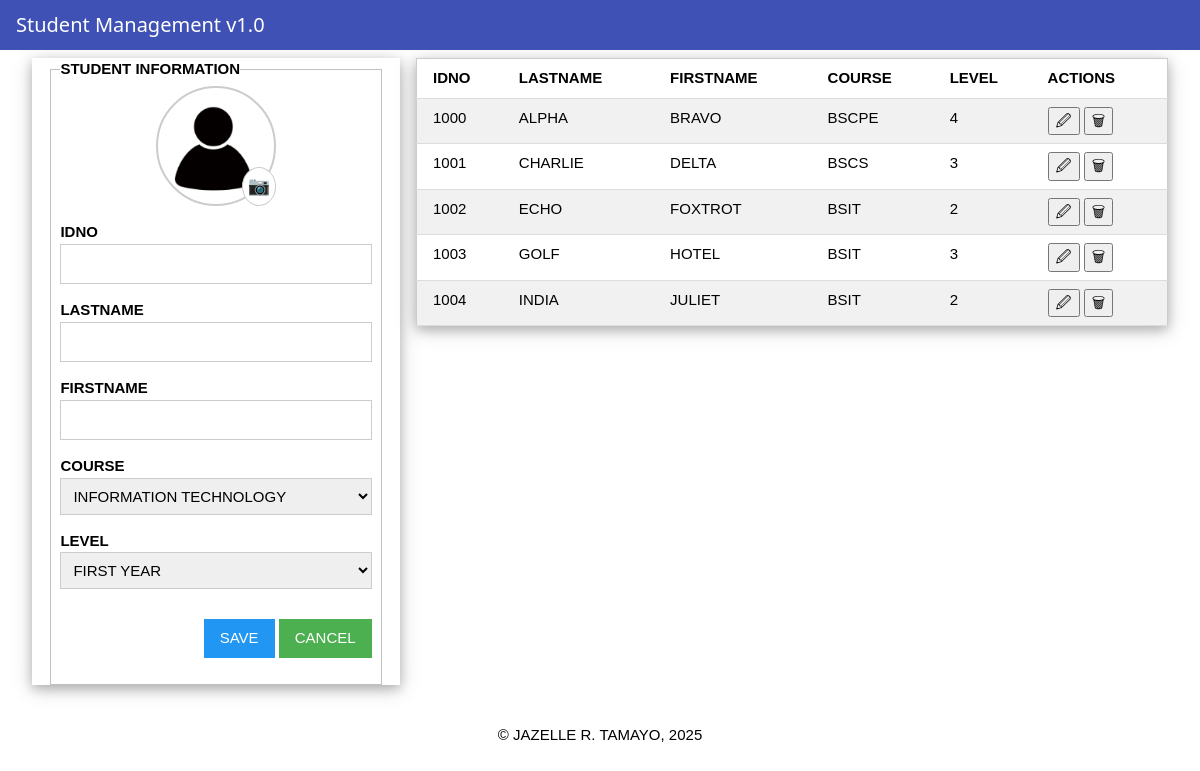
The page / on the database its author committed.
### tables this page shows
CREATE TABLE students(id integer primary key autoincrement, idno varchar(10) unique, lastname varchar(25), firstname varchar(25), course varchar(10), level varchar(5));

### python ASS/StudentsManagement/app.py (the view)
@app.route("/")
def index():
    students = getall("students")
    return render_template("index.html", studentlist=students)

### python ASS/StudentsManagement/db/dbhelper.py (called while the page is built)
def _get_conn():
    conn = connect(database)
    conn.row_factory = Row
    return conn

def getprocess(sql: str, vals: List[Any]) -> List[Row]:
    conn = _get_conn()
    cursor = None
    try:
        cursor = conn.cursor()
        cursor.execute(sql, vals)
        data = cursor.fetchall()
        return data
    finally:
        if cursor:
            try:
                cursor.close()
            except Exception:
                pass
        if conn:
            try:
                conn.close()
            except Exception:
                pass

def getall(table: str) -> List[Row]:
    sql: str = f"SELECT * FROM `{table}`"
    return getprocess(sql, [])

### python ASS/StudentsManagement/templates/index.html (shortened to what this page needs)
{% extends "base.html" %}
{% block content %}
<div class="w3-row-padding">
    <div class="w3-third w3-margin-bottom">
        <div class="w3-card-4 w3-container s3-padding">
            <fieldset>
                <legend><b>STUDENT INFORMATION</b></legend>
                <form enctype="multipart/form-data" method="post" action="/add">
<center>
    <div class="avatar-container">
        <img id="avatarPreview"
            data-default="{{ url_for('static', filename='images/account.png') }}"
            src="{{ url_for('static', filename='images/account.png') }}"
            alt="avatar">
        <span class="avatar-icon">&#128247;</span>
    </div>
</center>
                    <p>
                        <label><b>IDNO</b></label>
                        <input type="number" name="idno" id="idno" class="w3-input w3-border">
                    </p>
                    <p>
                        <label><b>LASTNAME</b></label>
                        <input type="text" name="lastname" id="lastname" class="w3-input w3-border">
                    </p>
                    <p>
                        <label><b>FIRSTNAME</b></label>
                        <input type="text" name="firstname" id="firstname" class="w3-input w3-border">
                    </p>
                    <p>
                        <label><b>COURSE</b></label>
                        <select name="course" id="course" class="w3-input w3-border">
                            <option value="bsit">INFORMATION TECHNOLOGY</option>
                        </select>
                    </p>
                    <p>
                        <label><b>LEVEL</b></label>
                        <select name="level" id="level" class="w3-input w3-border">
                            <option value="1">FIRST YEAR</option>
                        </select>
                    </p>
                    <p class="w3-right">
                        <input type="submit" value="SAVE" class="w3-button w3-blue">
                        <input type="reset" value="CANCEL" class="w3-button w3-green">
                    </p>
                </form>
            </fieldset>
        </div>
    </div>
    <div class="w3-twothird w3-container">
        <table class="w3-table-all w3-card-4">
            <tr>
                <th>IDNO</th>
                <th class="w3-hide-small w3-hide-medium">LASTNAME</th>
                <th class="w3-hide-small w3-hide-medium">FIRSTNAME</th>
                <th class="w3-hide-small w3-hide-medium">COURSE</th>
                <th class="w3-hide-small w3-hide-medium">LEVEL</th>
                <th>ACTIONS</th>
            </tr>
            {% for student in studentlist %}
            <tr
                data-idno="{{ student['idno'] }}"
                data-lastname="{{ student['lastname'] }}"
                data-firstname="{{ student['firstname'] }}"
                data-course="{{ student['course'] }}"
                data-level="{{ student['level'] }}"
                data-image="{{ student['image'] if student['image'] else '' }}"
            >
                <td>{{ student['idno'] }}</td>
                <td class="w3-hide-small w3-hide-medium">{{ student['lastname'].upper() }}</td>
                <td class="w3-hide-small w3-hide-medium">{{ student['firstname'].upper() }}</td>
                <td class="w3-hide-small w3-hide-medium">{{ student['course'].upper() }}</td>
                <td class="w3-hide-small w3-hide-medium">{{ student['level'] }}</td>
                <td>
                    <button type="button" class="edit-btn">&#128393;</button>
                    <button type="button" class="delete-btn">&#128465;</button>
                </td>
            </tr>
            {% endfor %}
        </table>
    </div>
</div>
{% endblock %}

### python ASS/StudentsManagement/templates/base.html (shortened to what this page needs)
<!DOCTYPE html>
<html lang="en">
    <head>
        <link rel="stylesheet" href="{{ url_for('static', filename='css/w3.css') }}">
        <link rel="stylesheet" href="{{ url_for('static', filename='css/style.css') }}">
    </head>
    <body>
        <div class="w3-bar w3-container w3-indigo" style="position:sticky;top:0;">
            <h4>Student Management v1.0</h4>
        </div>
        <div class ="w3-container w3-padding">
            {% block content %}
            {% endblock %}
        </div>
        <p style="text-align: center;">
            &copy; JAZELLE R. TAMAYO, 2025
        </p>
    </body>
</html>

### python ASS/StudentsManagement/static/css/w3.css (style rules this page uses)
*,*:before,*:after { box-sizing:inherit }
html { -ms-text-size-adjust:100%;-webkit-text-size-adjust:100% }
body { margin:0 }
b,strong { font-weight:bolder }
img { border-style:none }
button,input,select,textarea,optgroup { font:inherit;margin:0 }
button,input { overflow:visible }
button,select { text-transform:none }
button,[type=button],[type=reset],[type=submit] { -webkit-appearance:button }
fieldset { border:1px solid #c0c0c0;margin:0 2px;padding:.35em .625em .75em }
legend { color:inherit;display:table;max-width:100%;padding:0;white-space:normal }
html,body { font-family:Verdana,sans-serif;font-size:15px;line-height:1.5 }
html { overflow-x:hidden }
h4 { font-size:20px }
h1,h2,h3,h4,h5,h6 { font-family:"Segoe UI",Arial,sans-serif;font-weight:400;margin:10px 0 }
img { vertical-align:middle }
.w3-table,.w3-table-all { border-collapse:collapse;border-spacing:0;width:100%;display:table }
.w3-table-all { border:1px solid #ccc }
.w3-bordered tr,.w3-table-all tr { border-bottom:1px solid #ddd }
.w3-table-all tr:nth-child(odd) { background-color:#fff }
.w3-table-all tr:nth-child(even) { background-color:#f1f1f1 }
.w3-table td,.w3-table th,.w3-table-all td,.w3-table-all th { padding:8px 8px;display:table-cell;text-align:left;vertical-align:top }
.w3-table th:first-child,.w3-table td:first-child,.w3-table-all th:first-child,.w3-table-all td:first-child { padding-left:16px }
.w3-btn,.w3-button { border:none;display:inline-block;padding:8px 16px;vertical-align:middle;overflow:hidden;text-decoration:none;color:inherit;background-color:inherit;text-align:center;cursor:pointer;white-space:nowrap }
.w3-btn,.w3-button { -webkit-touch-callout:none;-webkit-user-select:none;-khtml-user-select:none;-moz-user-select:none;-ms-user-select:none;user-select:none }
.w3-input { padding:8px;display:block;border:none;border-bottom:1px solid #ccc;width:100% }
.w3-bar { width:100%;overflow:hidden }
.w3-container:after,.w3-container:before,.w3-panel:after,.w3-panel:before,.w3-row:after,.w3-row:before,.w3-row-padding:after,.w3-row-padding:before, .w3-cell-row:before,.w3-cell-row:after,.w3-clear:after,.w3-clear:before,.w3-bar:before,.w3-bar:after { content:"";display:table;clear:both }
.w3-col,.w3-half,.w3-third,.w3-twothird,.w3-threequarter,.w3-quarter { float:left;width:100% }
@media (min-width:601px) { .w3-col.m4,.w3-third { width:33.33333% } }
@media (min-width:601px) { .w3-col.m8,.w3-twothird { width:66.66666% } }
.w3-row-padding,.w3-row-padding>.w3-half,.w3-row-padding>.w3-third,.w3-row-padding>.w3-twothird,.w3-row-padding>.w3-threequarter,.w3-row-padding>.w3-quarter,.w3-row-padding>.w3-col { padding:0 8px }
.w3-container,.w3-panel { padding:0.01em 16px }
.w3-card-4,.w3-hover-shadow:hover { box-shadow:0 4px 10px 0 rgba(0,0,0,0.2),0 4px 20px 0 rgba(0,0,0,0.19) }
.w3-border { border:1px solid #ccc!important }
.w3-margin-bottom { margin-bottom:16px!important }
.w3-padding { padding:8px 16px!important }
.w3-right { float:right!important }
.w3-blue,.w3-hover-blue:hover { color:#fff!important;background-color:#2196F3!important }
.w3-green,.w3-hover-green:hover { color:#fff!important;background-color:#4CAF50!important }
.w3-indigo,.w3-hover-indigo:hover { color:#fff!important;background-color:#3f51b5!important }

### python ASS/StudentsManagement/static/css/style.css (style rules this page uses)
input[type="text"], input[type="number"] { text-transform: uppercase; }
.avatar-container { position: relative; display: inline-block; width: 120px; height: 120px; }
#avatarPreview { width: 100%; height: 100%; border-radius: 50%; object-fit: cover; border: 2px solid #ccc; }
.avatar-icon { position: absolute; bottom: 0; right: 0; background-color: white; border-radius: 50%; padding: 5px; border: 1px solid #ccc; cursor: pointer; font-size: 18px; }

### rows shown on the page
students: idno "1000", lastname "ALPHA", firstname "BRAVO", course "BSCPE", level "4"
students: idno "1001", lastname "CHARLIE", firstname "DELTA", course "BSCS", level "3"
students: idno "1002", lastname "ECHO", firstname "FOXTROT", course "BSIT", level "2"
students: idno "1003", lastname "GOLF", firstname "HOTEL", course "BSIT", level "3"
students: idno "1004", lastname "INDIA", firstname "JULIET", course "BSIT", level "2"
